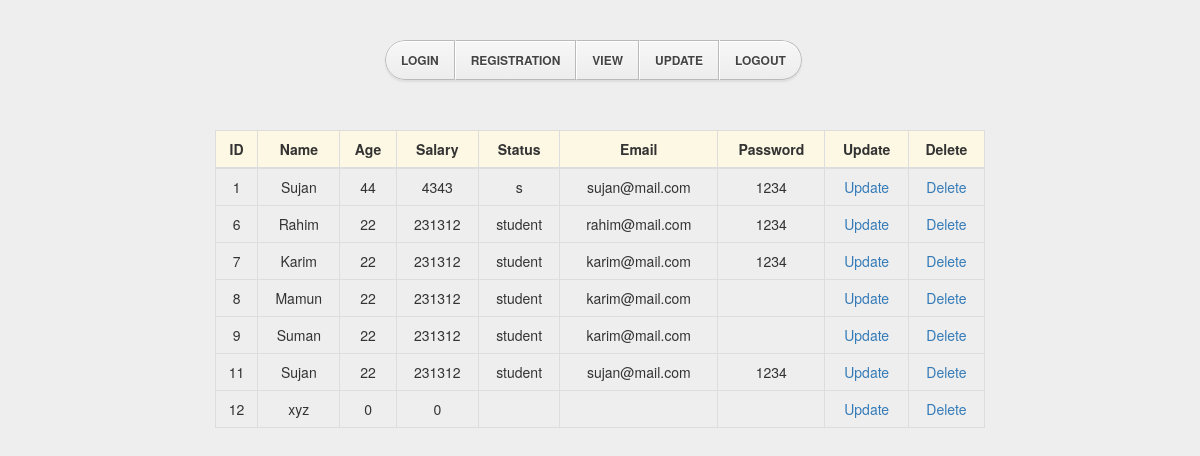
The page /view.php on the database its author committed.
### tables this page shows
CREATE TABLE IF NOT EXISTS `employee` (
`id` int(11) NOT NULL,
  `name` varchar(20) NOT NULL,
  `age` int(3) NOT NULL,
  `salary` int(3) NOT NULL,
  `status` varchar(20) NOT NULL,
  `email` varchar(20) NOT NULL,
  `password` varchar(20) NOT NULL
);

### view.php (the view, shortened to what this page needs)
<?php
	include ('navbar.php');
	include ('database.php');
	include ('pdo.php');
	$dbconnection = $connection_object->connection('localhost', $dbusername, $dbpassword, $dbname);
	$sql = "SELECT * FROM employee";
	$data = $dbconnection->query($sql);
?>
<!doctype html>
<html lang="en">
<head>
    <link rel="stylesheet" media="screen" href="//netdna.bootstrapcdn.com/bootstrap/3.1.0/css/bootstrap.min.css">
</head>
<body>
    <div class="wrapper">
        <div class="col-md-8 col-md-offset-2">
            <table class="table table-hover table-bordered table-responsive text-center ">
            	<thead class="text-center">
            		<tr class="warning text-center">
            			<th class="text-center">ID</th>
            			<th class="text-center">Name</th>
            			<th class="text-center">Age</th>
            			<th class="text-center">Salary</th>
            			<th class="text-center">Status</th>
            			<th class="text-center">Email</th>
            			<th class="text-center">Password</th>
            			<th class="text-center">Update</th>
            			<th class="text-center">Delete</th>
            		</tr>
            	</thead>
            	<tbody>
                <?php
                    while ($row = $data->fetch(PDO::FETCH_ASSOC)){
                ?>
            		<tr>
            			<td><?php echo $row['id']?></td>
            			<td><?php echo $row['name']?></td>
            			<td><?php echo $row['age']?></td>
            			<td><?php echo $row['salary']?></td>
            			<td><?php echo $row['status']?></td>
            			<td><?php echo $row['email']?></td>
            			<td><?php echo $row['password']?></td>
            			<td><a href="update.php?id=<?php echo $row['id']?>" style="text-decoration: none;">Update</a></td>
            			<td><a href="delete.php?id=<?php echo $row['id']?>" style="text-decoration: none;">Delete</a></td>
            		</tr>
                <?php } ?>
            	</tbody>
            </table>
        </div>
    </div>
</body>
</html>

### navbar.php (shortened to what this page needs)
<!doctype html>
<html lang="en">
<head>
</head>
<body>
    <div class="row">
        <div id="container" style="width: 430px; margin: 0px auto ;">
            <nav id="navigation">
                <ul>
                    <li><a href="index.php">Login</a></li>
                    <li><a href="registration.php">Registration</a></li>
                    <li><a href="view.php">View</a></li>
                    <li><a href="update.php">Update</a></li>
                    <li><a href="logout.php">Logout</a></li>
                </ul>
            </nav>
        </div>
    </div>
</body>
</html>

### navbar.php (style rules this page uses)
* { margin: 0; padding: 0; outline: none; }
ul { list-style: none; }
#navigation { margin: 40px 0; font: bold 12px/18px "Helvetica Neue", Helvetica, Arial, sans-serif; text-transform: uppercase; color: #444; }
#navigation:after { clear: both; content: "."; display: block; height: 0; visibility: hidden; }
#navigation ul { float: left; border-radius: 100px; box-shadow: 0 2px 2px rgba(0, 0, 0, 0.07); -webkit-box-shadow: 0 2px 2px rgba(0, 0, 0, 0.07); overflow: hidden; }
#navigation li { float: left; border-style: solid; border-width: 1px; border-color: #BABABA #BABABA #BABABA #FFF; box-shadow: 0 1px rgba(255,255,255,1) inset; -webkit-box-shadow: 0 1px rgba(255,255,255,1) inset; background: #F7F7F7; background: -moz-linear-gradient(top, #F7F7F7 0%, #EDEDED 100%); background: -webkit-gradient(linear, left top, left bottom, color-stop(0%,#F7F7F7), color-stop(100%,#EDEDED)); background: -webkit-linear-gradient(top, #F7F7F7 0%,#EDEDED 100%); background: -o-linear-gradient(top, #F7F7F7 0%,#EDEDED 100%); background: -ms-linear-gradient(top, #F7F7F7 0%,#EDEDED 100%); background: linear-gradient(top, #F7F7F7 0%,#EDEDED 100%); filter: progid:DXImageTransform.Microsoft.gradient( startColorstr='#F7F7F7', endColorstr='#EDEDED',GradientType=0 ); }
#navigation a { display: block; padding: 10px 15px; color: #444; text-decoration: none; text-shadow: 0 1px #FFF; }
#navigation li:first-child { border-left-color: #BABABA; border-radius: 100px 0 0 100px; }
#navigation li:last-child { border-radius: 0 100px 100px 0; }

### view.php (style rules this page uses)
body { background: #eee !important; }

### rows shown on the page
employee: id "1", name "Sujan", age "44", salary "4343", status "s", email "sujan@mail.com", password "1234"
employee: id "6", name "Rahim", age "22", salary "231312", status "student", email "rahim@mail.com", password "1234"
employee: id "7", name "Karim", age "22", salary "231312", status "student", email "karim@mail.com", password "1234"
employee: id "8", name "Mamun", age "22", salary "231312", status "student", email "karim@mail.com"
employee: id "9", name "Suman", age "22", salary "231312", status "student", email "karim@mail.com"
employee: id "11", name "Sujan", age "22", salary "231312", status "student", email "sujan@mail.com", password "1234"
employee: id "12", name "xyz", age "0", salary "0"
